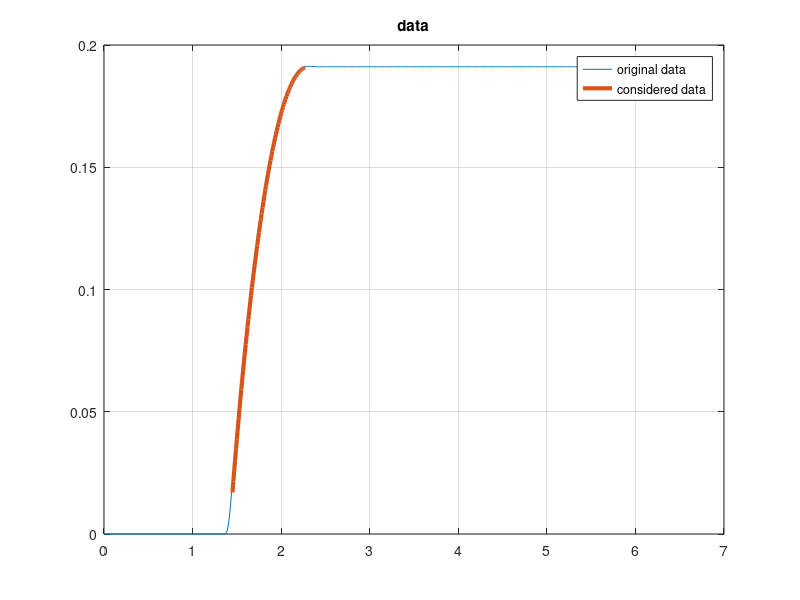
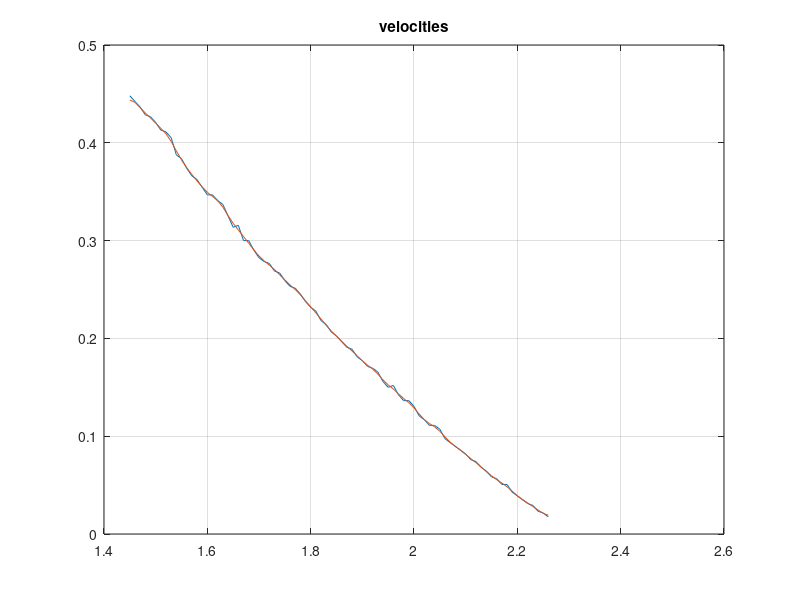
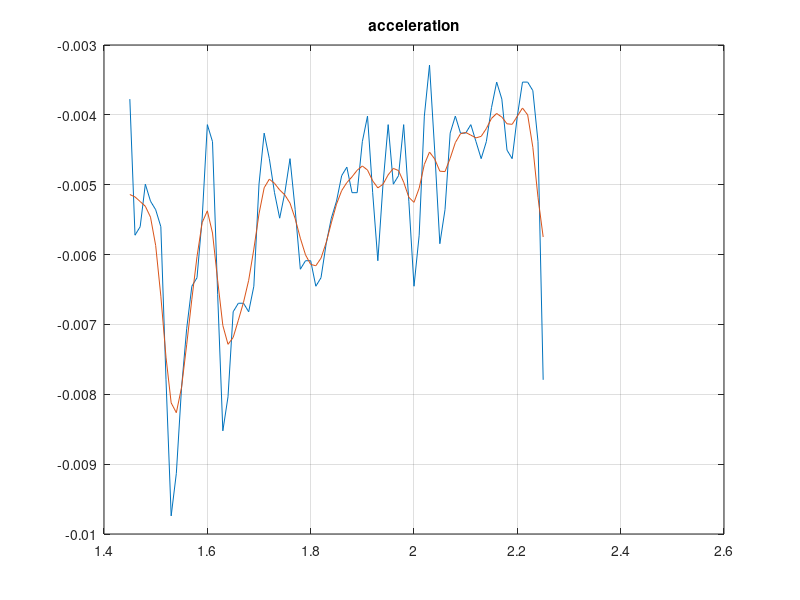
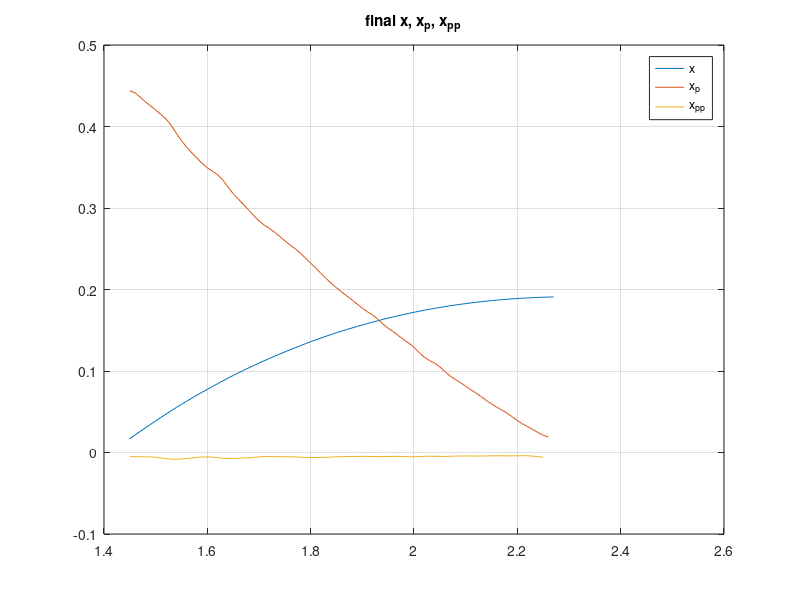

The MATLAB source for these figures, in order:
%% Script per ricuperare i dati

clear all;clc;close all;

data0 = load('data0000.txt');

Rg=6.35e-3;
g=9.81;

fs = 100; % Hz
dt = 1/fs;
data= [data0];
time= 0:dt:(length(data)-1)*dt;

% Treating data
cart = (2*pi/2048*Rg)*data(:,2);

figure(1)
plot(time,cart)
grid on
hold on


n=find(cart<=cart(end)-0.0001);

cart = cart(n);
time = time(n);

%cutting part of interest

x_old=cart;
xp_old=diff(x_old)/dt;

q = find(xp_old==max(xp_old));
x_old = x_old(q:end);

%filtering displacement

for ii=1:2
     for i= 1:length(x_old)-1
         x_1(i)= (x_old(i)+x_old(i+1))/2;
     end
     
     x_1(length(x_old))=x_old(end);

     x(1)=x_old(1);
     for i= 2:length(x_1)
         x(i)= (x_1(i)+x_1(i-1))/2;
     end

     x_old=x;
end
x=x_old;
xp_old = xp_old(q:end);




figure(2)
plot([q*dt:dt:(q+(length(xp_old)-1))*dt],xp_old)
grid on; hold on



for ii=1:2
     for i= 1:length(xp_old)-1
         xp_1(i)= (xp_old(i)+xp_old(i+1))/2;
     end
     
     xp_1(length(xp_old))=xp_old(end);

     xp(1)=xp_1(1);
     for i= 2:length(xp_1)
         xp(i)= (xp_1(i)+xp_1(i-1))/2;
     end

     xp_old=xp;
end

plot([q*dt:dt:(q+(length(xp)-1))*dt],xp)
title('velocities')

xpp_old=diff(x,2)/dt;

figure(3)
plot([q*dt:dt:(q+(length(xpp_old)-1))*dt],xpp_old)
grid on; hold on
fin_val=xpp_old(end);
for ii=1:5
     for i= 1:length(xpp_old)-1
         xpp_1(i)= (xpp_old(i)+xpp_old(i+1))/2;
     end
     
     xpp_1(length(xpp_old))=xpp_old(end);

     xpp(1)=xpp_1(1);
     for i= 2:length(xpp_1)
         xpp(i)= (xpp_1(i)+xpp_1(i-1))/2;
     end

     xpp_old=xpp;
end

plot([q*dt:dt:(q+(length(xpp)-1))*dt],xpp)
title('acceleration')

figure(1)
plot([q*dt:dt:(q+(length(x)-1))*dt],x,'linewidth',3)
title('data')
legend('original data','considered data')
figure(4)
plot([q*dt:dt:(q+(length(x)-1))*dt],x)
hold on; grid on
plot([q*dt:dt:(q+(length(xp)-1))*dt],xp)
plot([q*dt:dt:(q+(length(xpp)-1))*dt],xpp)

title('final x, x_p, x_p_p')
legend('x','x_p','x_p_p')
M=879.5e-3;
F_old = M*xpp;
F=F_old;

%ploting relationship between F and v
figure
plot(xp(1:end-1),F,'linewidth',1)
grid on
title('function F = f(v)')

%if we can assume a model similar to F = mu*M*g
xppav=sum(xpp)/length(xpp);
mu=xppav/g;

xpn=fliplr(xp);
m=find(xpn<=0.4203);

Fnf=fliplr(F);
Fn=Fnf(m);
xpn=xpn(m);


n=find(xpn>=0.03165);


Fn=Fnf(n);
xpn=xpn(n);

figure
plot(fliplr(xpn),fliplr(Fn))


